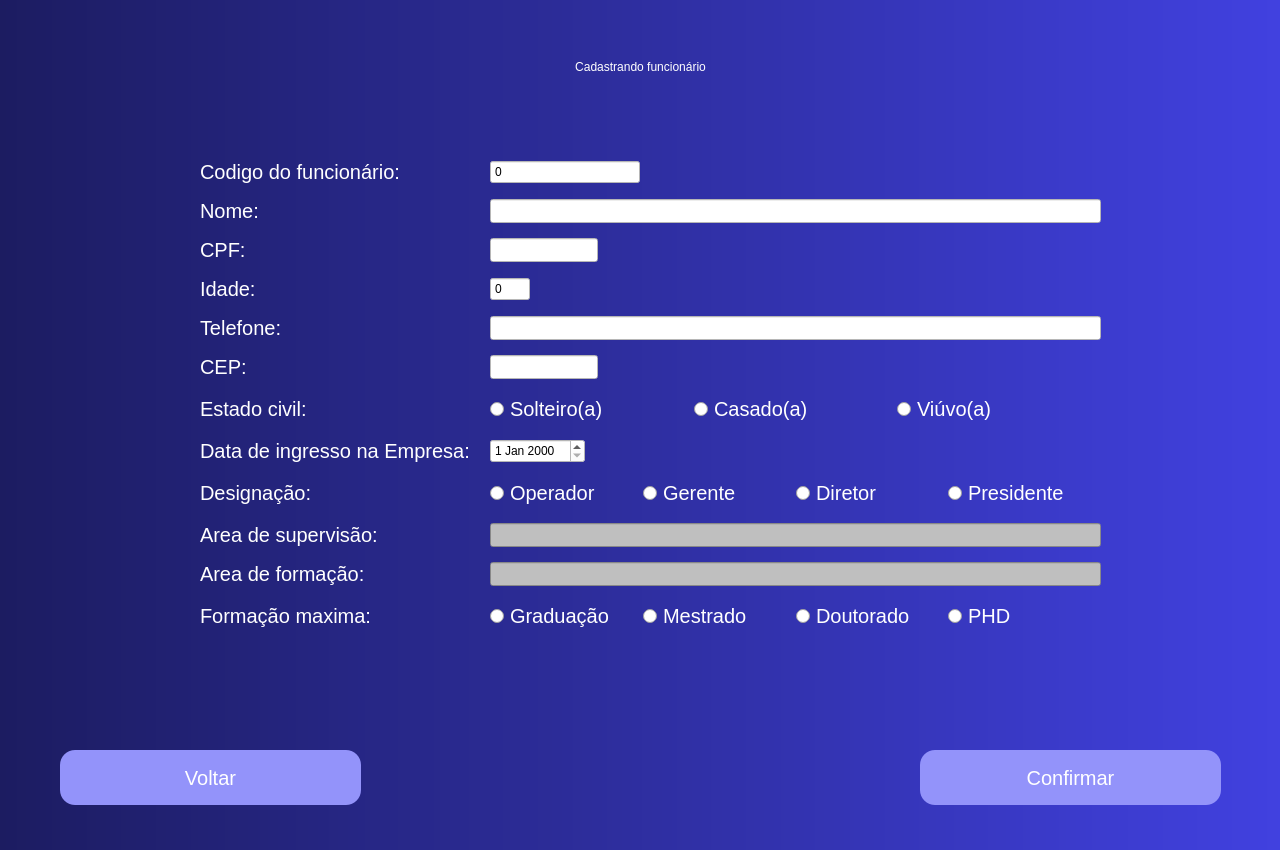
<?xml version="1.0" encoding="UTF-8"?>
<ui version="4.0">
 <class>cadastroWindow</class>
 <widget class="QDialog" name="cadastroWindow">
  <property name="geometry">
   <rect>
    <x>0</x>
    <y>0</y>
    <width>1280</width>
    <height>850</height>
   </rect>
  </property>
  <property name="windowTitle">
   <string>Dialog</string>
  </property>
  <property name="styleSheet">
   <string notr="true">background-color: qlineargradient(spread:pad, x1:0, y1:0, x2:1, y2:0, stop:0 rgb(28, 28, 97), stop:1 rgb(65, 65, 224));</string>
  </property>
  <widget class="QLabel" name="label">
   <property name="geometry">
    <rect>
     <x>0</x>
     <y>40</y>
     <width>1281</width>
     <height>54</height>
    </rect>
   </property>
   <property name="styleSheet">
    <string notr="true">color: rgb(255, 255, 255);
font: 36pt &quot;Arial&quot;;
background-color: qlineargradient(spread:pad, x1:0, y1:0, x2:1, y2:0, stop:0 rgb(28, 28, 97), stop:1 rgb(65, 65, 224));
text-align: &quot;center&quot;</string>
   </property>
   <property name="text">
    <string>Cadastrando funcionário</string>
   </property>
   <property name="alignment">
    <set>Qt::AlignCenter</set>
   </property>
  </widget>
  <widget class="QWidget" name="formLayoutWidget">
   <property name="geometry">
    <rect>
     <x>0</x>
     <y>160</y>
     <width>1281</width>
     <height>562</height>
    </rect>
   </property>
   <property name="sizePolicy">
    <sizepolicy hsizetype="Minimum" vsizetype="Preferred">
     <horstretch>0</horstretch>
     <verstretch>0</verstretch>
    </sizepolicy>
   </property>
   <property name="font">
    <font>
     <pointsize>16</pointsize>
    </font>
   </property>
   <layout class="QFormLayout" name="formLayout">
    <property name="horizontalSpacing">
     <number>20</number>
    </property>
    <property name="verticalSpacing">
     <number>15</number>
    </property>
    <property name="leftMargin">
     <number>200</number>
    </property>
    <property name="rightMargin">
     <number>180</number>
    </property>
    <property name="bottomMargin">
     <number>50</number>
    </property>
    <item row="0" column="0">
     <widget class="QLabel" name="label_2">
      <property name="font">
       <font>
        <pointsize>15</pointsize>
       </font>
      </property>
      <property name="styleSheet">
       <string notr="true">background-color: none;
color: rgb(255, 255, 255);</string>
      </property>
      <property name="text">
       <string>Codigo do funcionário:</string>
      </property>
     </widget>
    </item>
    <item row="1" column="0">
     <widget class="QLabel" name="label_3">
      <property name="font">
       <font>
        <pointsize>15</pointsize>
       </font>
      </property>
      <property name="styleSheet">
       <string notr="true">background-color: none;
color: rgb(255, 255, 255);</string>
      </property>
      <property name="text">
       <string>Nome:</string>
      </property>
     </widget>
    </item>
    <item row="1" column="1">
     <widget class="QLineEdit" name="line_nome">
      <property name="sizePolicy">
       <sizepolicy hsizetype="Minimum" vsizetype="Minimum">
        <horstretch>0</horstretch>
        <verstretch>0</verstretch>
       </sizepolicy>
      </property>
      <property name="styleSheet">
       <string notr="true">background-color: rgb(255, 255, 255);</string>
      </property>
     </widget>
    </item>
    <item row="2" column="0">
     <widget class="QLabel" name="label_4">
      <property name="font">
       <font>
        <pointsize>15</pointsize>
       </font>
      </property>
      <property name="styleSheet">
       <string notr="true">background-color: none;
color: rgb(255, 255, 255);</string>
      </property>
      <property name="text">
       <string>CPF:</string>
      </property>
     </widget>
    </item>
    <item row="2" column="1">
     <widget class="QLineEdit" name="line_CPF">
      <property name="sizePolicy">
       <sizepolicy hsizetype="Fixed" vsizetype="Minimum">
        <horstretch>0</horstretch>
        <verstretch>0</verstretch>
       </sizepolicy>
      </property>
      <property name="styleSheet">
       <string notr="true">background-color: rgb(255, 255, 255);</string>
      </property>
     </widget>
    </item>
    <item row="3" column="0">
     <widget class="QLabel" name="label_5">
      <property name="font">
       <font>
        <pointsize>15</pointsize>
       </font>
      </property>
      <property name="styleSheet">
       <string notr="true">background-color: none;
color: rgb(255, 255, 255);</string>
      </property>
      <property name="text">
       <string>Idade:</string>
      </property>
     </widget>
    </item>
    <item row="3" column="1">
     <widget class="QSpinBox" name="spinBox_idade">
      <property name="sizePolicy">
       <sizepolicy hsizetype="Fixed" vsizetype="Preferred">
        <horstretch>0</horstretch>
        <verstretch>0</verstretch>
       </sizepolicy>
      </property>
      <property name="minimumSize">
       <size>
        <width>40</width>
        <height>0</height>
       </size>
      </property>
      <property name="styleSheet">
       <string notr="true">background-color: rgb(255, 255, 255);</string>
      </property>
      <property name="buttonSymbols">
       <enum>QAbstractSpinBox::NoButtons</enum>
      </property>
     </widget>
    </item>
    <item row="4" column="0">
     <widget class="QLabel" name="label_9">
      <property name="font">
       <font>
        <pointsize>15</pointsize>
       </font>
      </property>
      <property name="styleSheet">
       <string notr="true">background-color: none;
color: rgb(255, 255, 255);</string>
      </property>
      <property name="text">
       <string>Telefone:</string>
      </property>
     </widget>
    </item>
    <item row="4" column="1">
     <widget class="QLineEdit" name="line_telefone">
      <property name="sizePolicy">
       <sizepolicy hsizetype="Expanding" vsizetype="Preferred">
        <horstretch>0</horstretch>
        <verstretch>0</verstretch>
       </sizepolicy>
      </property>
      <property name="styleSheet">
       <string notr="true">background-color: rgb(255, 255, 255);</string>
      </property>
     </widget>
    </item>
    <item row="5" column="0">
     <widget class="QLabel" name="label_10">
      <property name="font">
       <font>
        <pointsize>15</pointsize>
       </font>
      </property>
      <property name="styleSheet">
       <string notr="true">background-color: none;
color: rgb(255, 255, 255);</string>
      </property>
      <property name="text">
       <string>CEP:</string>
      </property>
     </widget>
    </item>
    <item row="5" column="1">
     <widget class="QLineEdit" name="line_CEP">
      <property name="sizePolicy">
       <sizepolicy hsizetype="Fixed" vsizetype="Preferred">
        <horstretch>0</horstretch>
        <verstretch>0</verstretch>
       </sizepolicy>
      </property>
      <property name="styleSheet">
       <string notr="true">background-color: rgb(255, 255, 255);
</string>
      </property>
     </widget>
    </item>
    <item row="6" column="0">
     <widget class="QLabel" name="label_6">
      <property name="font">
       <font>
        <pointsize>15</pointsize>
       </font>
      </property>
      <property name="styleSheet">
       <string notr="true">background-color: none;
color: rgb(255, 255, 255);</string>
      </property>
      <property name="text">
       <string>Estado civil:</string>
      </property>
     </widget>
    </item>
    <item row="6" column="1">
     <layout class="QHBoxLayout" name="horizontalLayout_5">
      <item>
       <widget class="QRadioButton" name="rb_solteiro">
        <property name="font">
         <font>
          <pointsize>15</pointsize>
         </font>
        </property>
        <property name="styleSheet">
         <string notr="true">background-color: none;
color: rgb(255, 255, 255);</string>
        </property>
        <property name="text">
         <string>Solteiro(a)</string>
        </property>
        <attribute name="buttonGroup">
         <string notr="true">buttonGroup</string>
        </attribute>
       </widget>
      </item>
      <item>
       <widget class="QRadioButton" name="rb_casado">
        <property name="font">
         <font>
          <pointsize>15</pointsize>
         </font>
        </property>
        <property name="styleSheet">
         <string notr="true">background-color: none;
color: rgb(255, 255, 255);</string>
        </property>
        <property name="text">
         <string>Casado(a)</string>
        </property>
        <attribute name="buttonGroup">
         <string notr="true">buttonGroup</string>
        </attribute>
       </widget>
      </item>
      <item>
       <widget class="QRadioButton" name="rb_viuvo">
        <property name="font">
         <font>
          <pointsize>15</pointsize>
         </font>
        </property>
        <property name="styleSheet">
         <string notr="true">background-color: none;
color: rgb(255, 255, 255);</string>
        </property>
        <property name="text">
         <string>Viúvo(a)</string>
        </property>
        <attribute name="buttonGroup">
         <string notr="true">buttonGroup</string>
        </attribute>
       </widget>
      </item>
     </layout>
    </item>
    <item row="7" column="0">
     <widget class="QLabel" name="label_7">
      <property name="font">
       <font>
        <pointsize>15</pointsize>
       </font>
      </property>
      <property name="styleSheet">
       <string notr="true">background-color: none;
color: rgb(255, 255, 255);</string>
      </property>
      <property name="text">
       <string>Data de ingresso na Empresa:</string>
      </property>
     </widget>
    </item>
    <item row="7" column="1">
     <widget class="QDateEdit" name="dateEdit_dataIngresso">
      <property name="sizePolicy">
       <sizepolicy hsizetype="Fixed" vsizetype="Preferred">
        <horstretch>0</horstretch>
        <verstretch>0</verstretch>
       </sizepolicy>
      </property>
      <property name="styleSheet">
       <string notr="true">background-color: rgb(255, 255, 255);</string>
      </property>
     </widget>
    </item>
    <item row="8" column="0">
     <widget class="QLabel" name="label_8">
      <property name="font">
       <font>
        <pointsize>15</pointsize>
       </font>
      </property>
      <property name="styleSheet">
       <string notr="true">background-color: none;
color: rgb(255, 255, 255);</string>
      </property>
      <property name="text">
       <string>Designação:</string>
      </property>
     </widget>
    </item>
    <item row="8" column="1">
     <layout class="QHBoxLayout" name="horizontalLayout_7">
      <item>
       <widget class="QRadioButton" name="rb_operador">
        <property name="font">
         <font>
          <pointsize>15</pointsize>
         </font>
        </property>
        <property name="styleSheet">
         <string notr="true">background-color: none;
color: rgb(255, 255, 255);</string>
        </property>
        <property name="text">
         <string>Operador</string>
        </property>
        <attribute name="buttonGroup">
         <string notr="true">buttonGroup_2</string>
        </attribute>
       </widget>
      </item>
      <item>
       <widget class="QRadioButton" name="rb_gerente">
        <property name="font">
         <font>
          <pointsize>15</pointsize>
         </font>
        </property>
        <property name="styleSheet">
         <string notr="true">background-color: none;
color: rgb(255, 255, 255);</string>
        </property>
        <property name="text">
         <string>Gerente</string>
        </property>
        <attribute name="buttonGroup">
         <string notr="true">buttonGroup_2</string>
        </attribute>
       </widget>
      </item>
      <item>
       <widget class="QRadioButton" name="rb_diretor">
        <property name="font">
         <font>
          <pointsize>15</pointsize>
         </font>
        </property>
        <property name="styleSheet">
         <string notr="true">background-color: none;
color: rgb(255, 255, 255);</string>
        </property>
        <property name="text">
         <string>Diretor</string>
        </property>
        <attribute name="buttonGroup">
         <string notr="true">buttonGroup_2</string>
        </attribute>
       </widget>
      </item>
      <item>
       <widget class="QRadioButton" name="rb_presidente">
        <property name="font">
         <font>
          <pointsize>15</pointsize>
         </font>
        </property>
        <property name="styleSheet">
         <string notr="true">background-color: none;
color: rgb(255, 255, 255);</string>
        </property>
        <property name="text">
         <string>Presidente</string>
        </property>
        <attribute name="buttonGroup">
         <string notr="true">buttonGroup_2</string>
        </attribute>
       </widget>
      </item>
     </layout>
    </item>
    <item row="9" column="0">
     <widget class="QLabel" name="label_11">
      <property name="font">
       <font>
        <pointsize>15</pointsize>
       </font>
      </property>
      <property name="styleSheet">
       <string notr="true">background-color: none;
color: rgb(255, 255, 255);</string>
      </property>
      <property name="text">
       <string>Area de supervisão:</string>
      </property>
     </widget>
    </item>
    <item row="9" column="1">
     <widget class="QLineEdit" name="line_AreaSupervisao">
      <property name="sizePolicy">
       <sizepolicy hsizetype="Minimum" vsizetype="Preferred">
        <horstretch>0</horstretch>
        <verstretch>0</verstretch>
       </sizepolicy>
      </property>
      <property name="styleSheet">
       <string notr="true">background-color: rgb(191, 191, 191);</string>
      </property>
     </widget>
    </item>
    <item row="10" column="0">
     <widget class="QLabel" name="label_12">
      <property name="font">
       <font>
        <pointsize>15</pointsize>
       </font>
      </property>
      <property name="styleSheet">
       <string notr="true">background-color: none;
color: rgb(255, 255, 255);</string>
      </property>
      <property name="text">
       <string>Area de formação:</string>
      </property>
     </widget>
    </item>
    <item row="10" column="1">
     <widget class="QLineEdit" name="line_AreaFormacao">
      <property name="sizePolicy">
       <sizepolicy hsizetype="Minimum" vsizetype="Preferred">
        <horstretch>0</horstretch>
        <verstretch>0</verstretch>
       </sizepolicy>
      </property>
      <property name="styleSheet">
       <string notr="true">background-color: rgb(191, 191, 191);</string>
      </property>
     </widget>
    </item>
    <item row="11" column="0">
     <widget class="QLabel" name="label_13">
      <property name="font">
       <font>
        <pointsize>15</pointsize>
       </font>
      </property>
      <property name="styleSheet">
       <string notr="true">background-color: none;
color: rgb(255, 255, 255);</string>
      </property>
      <property name="text">
       <string>Formação maxima:</string>
      </property>
     </widget>
    </item>
    <item row="11" column="1">
     <layout class="QHBoxLayout" name="horizontalLayout_12">
      <item>
       <widget class="QRadioButton" name="rb_graduacao">
        <property name="sizePolicy">
         <sizepolicy hsizetype="Minimum" vsizetype="Preferred">
          <horstretch>0</horstretch>
          <verstretch>0</verstretch>
         </sizepolicy>
        </property>
        <property name="font">
         <font>
          <pointsize>15</pointsize>
         </font>
        </property>
        <property name="styleSheet">
         <string notr="true">background-color: none;
color: rgb(255, 255, 255);</string>
        </property>
        <property name="text">
         <string>Graduação</string>
        </property>
        <attribute name="buttonGroup">
         <string notr="true">buttonGroup_3</string>
        </attribute>
       </widget>
      </item>
      <item>
       <widget class="QRadioButton" name="rb_mestrado">
        <property name="sizePolicy">
         <sizepolicy hsizetype="Minimum" vsizetype="Preferred">
          <horstretch>0</horstretch>
          <verstretch>0</verstretch>
         </sizepolicy>
        </property>
        <property name="font">
         <font>
          <pointsize>15</pointsize>
         </font>
        </property>
        <property name="styleSheet">
         <string notr="true">background-color: none;
color: rgb(255, 255, 255);</string>
        </property>
        <property name="text">
         <string>Mestrado</string>
        </property>
        <attribute name="buttonGroup">
         <string notr="true">buttonGroup_3</string>
        </attribute>
       </widget>
      </item>
      <item>
       <widget class="QRadioButton" name="rb_doutorado">
        <property name="sizePolicy">
         <sizepolicy hsizetype="Minimum" vsizetype="Preferred">
          <horstretch>0</horstretch>
          <verstretch>0</verstretch>
         </sizepolicy>
        </property>
        <property name="font">
         <font>
          <pointsize>15</pointsize>
         </font>
        </property>
        <property name="styleSheet">
         <string notr="true">background-color: none;
color: rgb(255, 255, 255);</string>
        </property>
        <property name="text">
         <string>Doutorado</string>
        </property>
        <attribute name="buttonGroup">
         <string notr="true">buttonGroup_3</string>
        </attribute>
       </widget>
      </item>
      <item>
       <widget class="QRadioButton" name="rb_PHD">
        <property name="sizePolicy">
         <sizepolicy hsizetype="Minimum" vsizetype="Preferred">
          <horstretch>0</horstretch>
          <verstretch>0</verstretch>
         </sizepolicy>
        </property>
        <property name="font">
         <font>
          <pointsize>15</pointsize>
         </font>
        </property>
        <property name="styleSheet">
         <string notr="true">background-color: none;
color: rgb(255, 255, 255);</string>
        </property>
        <property name="text">
         <string>PHD</string>
        </property>
        <attribute name="buttonGroup">
         <string notr="true">buttonGroup_3</string>
        </attribute>
       </widget>
      </item>
     </layout>
    </item>
    <item row="0" column="1">
     <widget class="QSpinBox" name="spinBox_codigo">
      <property name="sizePolicy">
       <sizepolicy hsizetype="Fixed" vsizetype="Preferred">
        <horstretch>0</horstretch>
        <verstretch>0</verstretch>
       </sizepolicy>
      </property>
      <property name="minimumSize">
       <size>
        <width>150</width>
        <height>0</height>
       </size>
      </property>
      <property name="font">
       <font>
        <pointsize>9</pointsize>
       </font>
      </property>
      <property name="styleSheet">
       <string notr="true">background-color: rgb(255, 255, 255);</string>
      </property>
      <property name="buttonSymbols">
       <enum>QAbstractSpinBox::NoButtons</enum>
      </property>
     </widget>
    </item>
   </layout>
  </widget>
  <widget class="QPushButton" name="pushButton">
   <property name="geometry">
    <rect>
     <x>920</x>
     <y>750</y>
     <width>301</width>
     <height>55</height>
    </rect>
   </property>
   <property name="sizePolicy">
    <sizepolicy hsizetype="Preferred" vsizetype="Preferred">
     <horstretch>0</horstretch>
     <verstretch>0</verstretch>
    </sizepolicy>
   </property>
   <property name="font">
    <font>
     <pointsize>15</pointsize>
    </font>
   </property>
   <property name="styleSheet">
    <string notr="true">background-color: rgb(147, 147, 250);
color: rgb(255, 255, 255);
border-radius: 15px;</string>
   </property>
   <property name="text">
    <string>Confirmar</string>
   </property>
  </widget>
  <widget class="QPushButton" name="pb_voltar">
   <property name="geometry">
    <rect>
     <x>60</x>
     <y>750</y>
     <width>301</width>
     <height>55</height>
    </rect>
   </property>
   <property name="sizePolicy">
    <sizepolicy hsizetype="Preferred" vsizetype="Preferred">
     <horstretch>0</horstretch>
     <verstretch>0</verstretch>
    </sizepolicy>
   </property>
   <property name="font">
    <font>
     <pointsize>15</pointsize>
    </font>
   </property>
   <property name="styleSheet">
    <string notr="true">background-color: rgb(147, 147, 250);
color: rgb(255, 255, 255);
border-radius: 15px;</string>
   </property>
   <property name="text">
    <string>Voltar</string>
   </property>
  </widget>
 </widget>
 <resources/>
 <connections/>
 <buttongroups>
  <buttongroup name="buttonGroup_3"/>
  <buttongroup name="buttonGroup"/>
  <buttongroup name="buttonGroup_2"/>
 </buttongroups>
</ui>
